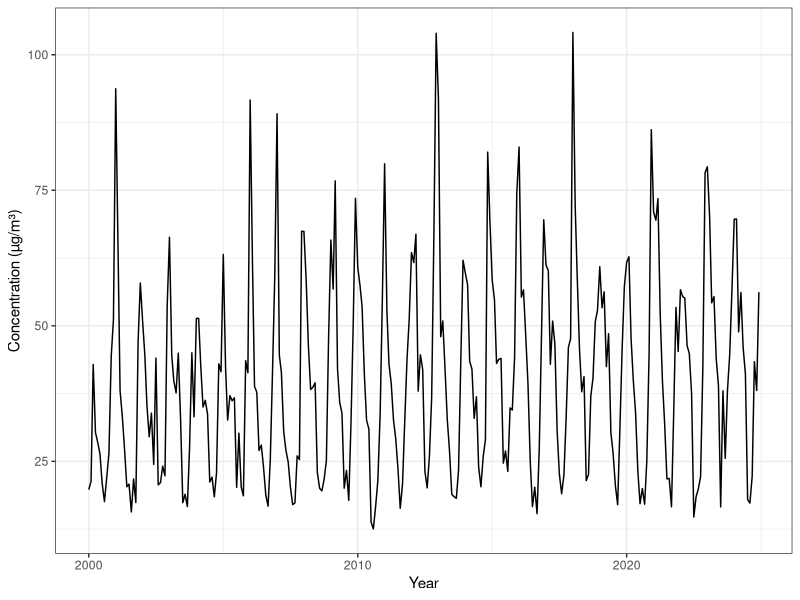
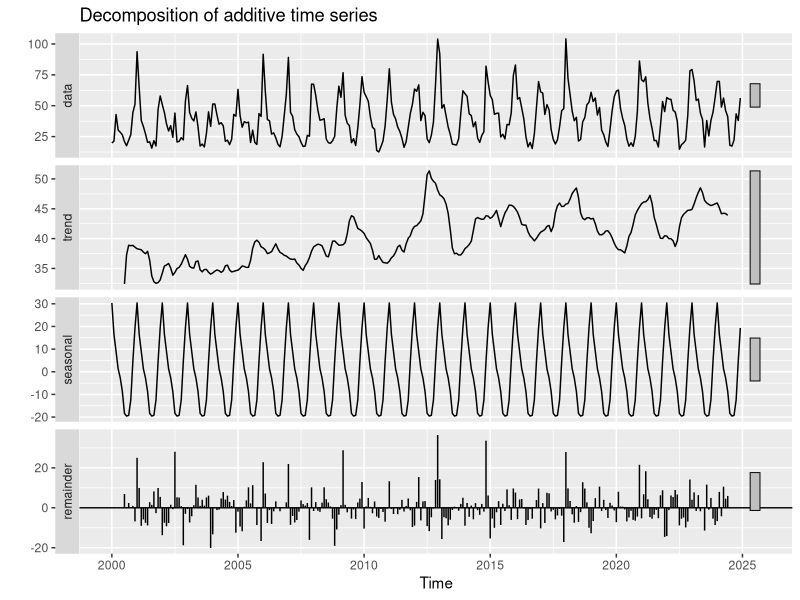
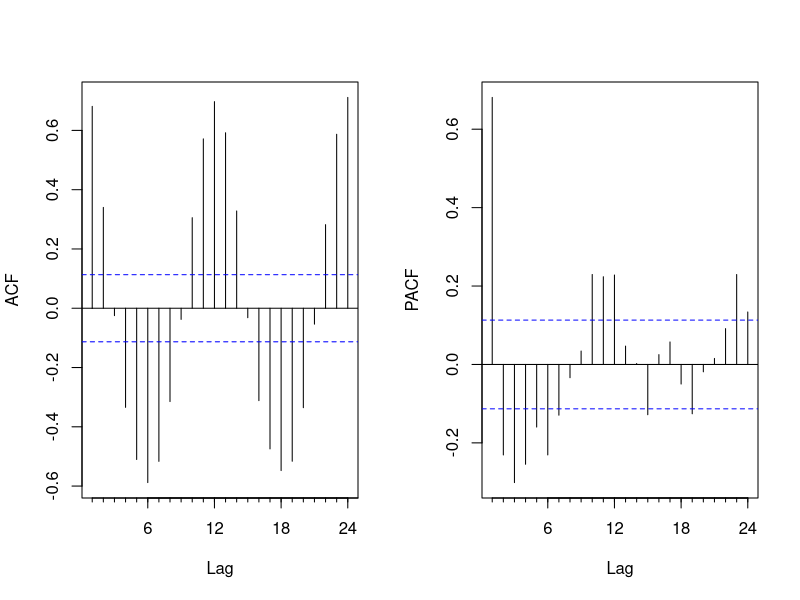
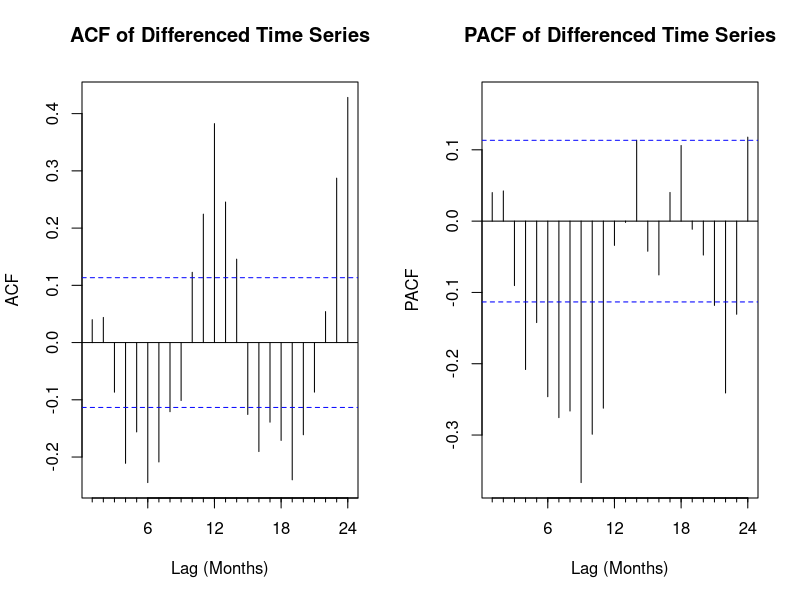
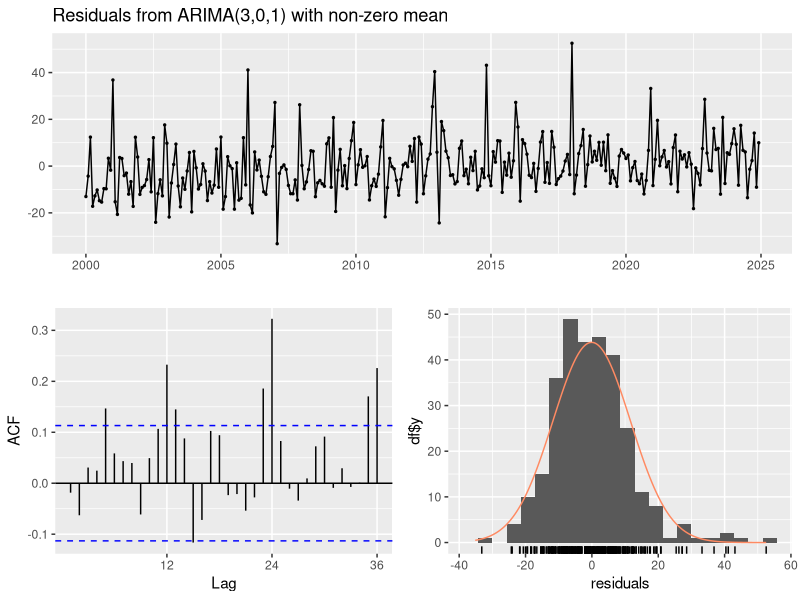
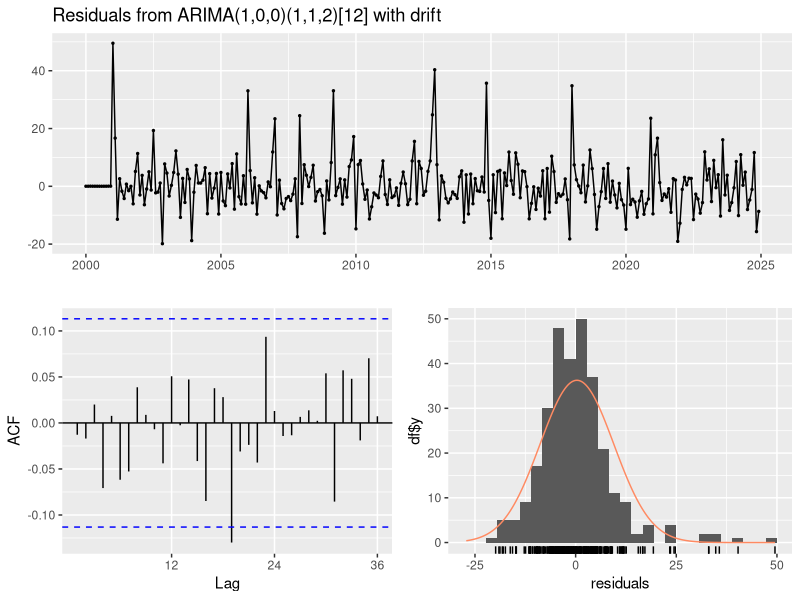
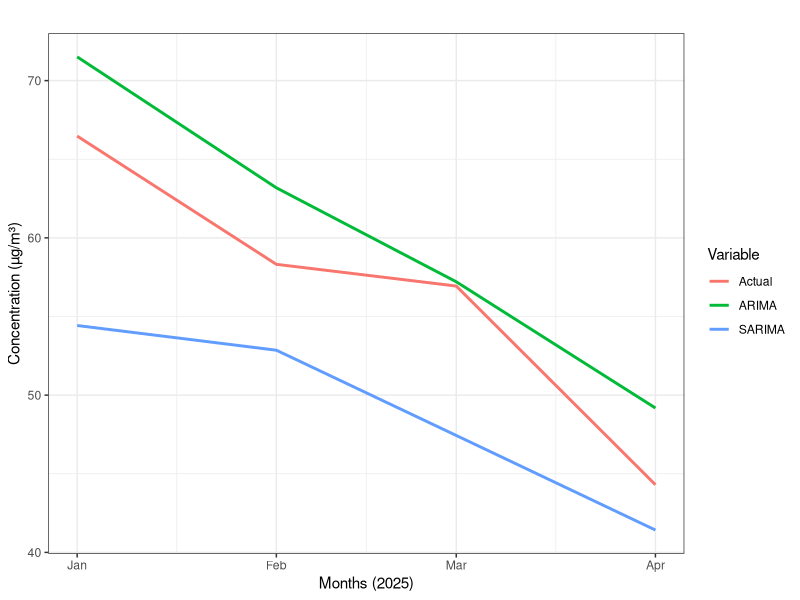
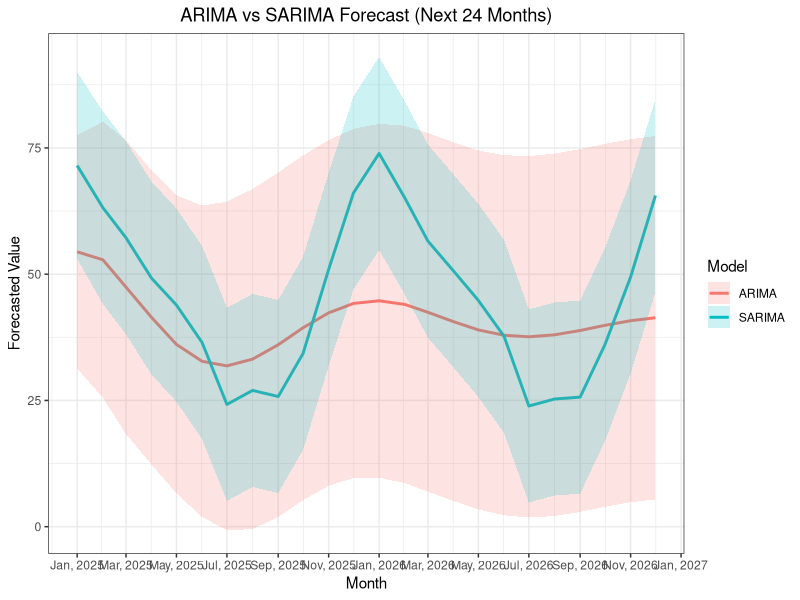

These figures' R source, in order:
### Importing Package

library(forecast)
library(tseries)
library(officer)
library(flextable)
library(dplyr)
library(ggplot2)
library(tidyr)
library(lubridate)

# Importing the PM2.5 Data

df <- readxl::read_xlsx("data/pm.xlsx")

data <- ts(df[,"conc"], start = c(2000,1,1), frequency = 12)


# Basic Plotting

main_plot <- autoplot(data) + xlab("Year") + ylab("Concentration (µg/m³)") + theme_bw()

# Save the Plot

ggsave("figures/MainTimeSeries.jpg", plot = main_plot, width = 15, height = 8, dpi = 900)

# ggplot
ggplot(df, aes(time, conc)) + labs(x = "Year", y = "Concentration (µg/m³)") + geom_line(color = "black") + theme_bw()

## Decomposition
# Classical decomposition (assumes additive seasonality)
decomp <- decompose(data, type = "additive")

# Using Auto Plot
autoplot(decomp)

# ACF & PACF
par(mfrow = c(1, 2))  # side-by-side plots

Acf(data,
    main = "",
    xlab = "Lag",
    ylab = "ACF")

Pacf(data, main = "",
     xlab = "Lag",
     ylab = "PACF")

par(mfrow = c(1, 1))



# First-order Differencing

data_d1 <- diff(data, differences = 1)

# ACF & PACF of First Order Differenced Data
# ACF & PACF
par(mfrow = c(1, 2))  # side-by-side plots

Acf(data_d1,
    main = "ACF of Differenced Time Series",
    xlab = "Lag (Months)",
    ylab = "ACF")

Pacf(data_d1, main = "PACF of Differenced Time Series",
     xlab = "Lag (Months)",
     ylab = "PACF")

# Stationarity Test

# ADF

adf.test(data)
adf.test(data_d1, k = 2)

# Phillips-Perron

pp.test(data)
pp.test(data_d1)

# KPSS

kpss.test(data)

# Ljung-Box

Box.test(data, lag = 6, type = "Ljung")

# ---- Model Building ----
# Fit ARIMA

ARIMA <- auto.arima(data, seasonal = FALSE)

print(summary(ARIMA))

# Fit SARIMA

SARIMA <- auto.arima(data, seasonal = TRUE)

print(summary(SARIMA))

####



####

# Check Residuals

# ARIMA
checkresiduals(ARIMA)

# SARIMA
checkresiduals(SARIMA)


#---- Forecast ----
ARIMA_fcast <- forecast(ARIMA, h = 24)
print(summary(ARIMA_fcast))

SARIMA_fcast <- forecast(SARIMA, h = 24)
print(summary(SARIMA_fcast))

# ---- Combined Plot ----

df_all <- readxl::read_xlsx("data/pm2025.xlsx")
df_all$Time <- as.Date(df_all$Time, format = "%d/%m/%Y")

df_long <- df_all %>%
  pivot_longer(cols = c(Actual, ARIMA, SARIMA), 
               names_to = "Variable", 
               values_to = "Value")

ggplot(df_long, aes(x = Time, y = Value, color = Variable)) +
  geom_line(size = 1) +
  labs(title = "",
       x = "Months (2025)",
       y = "Concentration (µg/m³)") +
  theme_bw()

# ---- Forecast Plot ----
# Start of forecast = end of training data + 1 month
start_date <- as.Date("01/01/2000", format = "%d/%m/%Y")
forecast_start_date <- start_date %m+% months(length(ARIMA$fitted))
forecast_dates <- seq(forecast_start_date, by = "month", length.out = 24)

# ARIMA forecast dataframe
arima_df <- data.frame(
  Date = forecast_dates,
  Forecast = as.numeric(ARIMA_fcast$mean),
  Lower = as.numeric(ARIMA_fcast$lower[, 2]),  # 95% CI
  Upper = as.numeric(ARIMA_fcast$upper[, 2]),
  Model = "ARIMA"
)

# SARIMA forecast dataframe
sarima_df <- data.frame(
  Date = forecast_dates,
  Forecast = as.numeric(SARIMA_fcast$mean),
  Lower = as.numeric(SARIMA_fcast$lower[, 2]),
  Upper = as.numeric(SARIMA_fcast$upper[, 2]),
  Model = "SARIMA"
)

# Combine both
combined_df <- bind_rows(arima_df, sarima_df)

ggplot(combined_df, aes(x = Date, y = Forecast, color = Model)) +
  geom_line(size = 1) +
  geom_ribbon(aes(ymin = Lower, ymax = Upper, fill = Model), alpha = 0.2, linetype = 0) +
  scale_x_date(date_labels = "%b, %Y", date_breaks = "2 months") +
  labs(title = "ARIMA vs SARIMA Forecast (Next 24 Months)",
       x = "Month", y = "Forecasted Value") +
  theme_bw() +
  theme(
    plot.title = element_text(hjust = 0.5),
    axis.text.x = element_text(hjust = 0.5)
  )
